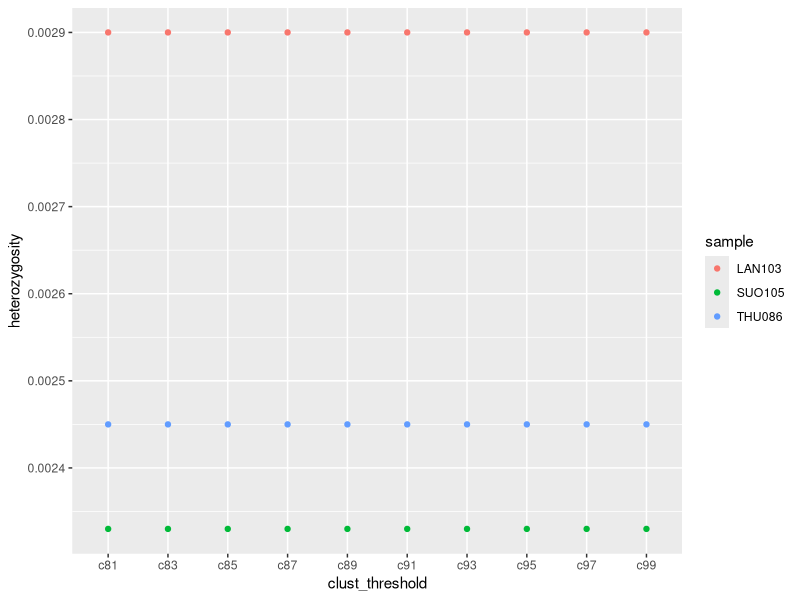
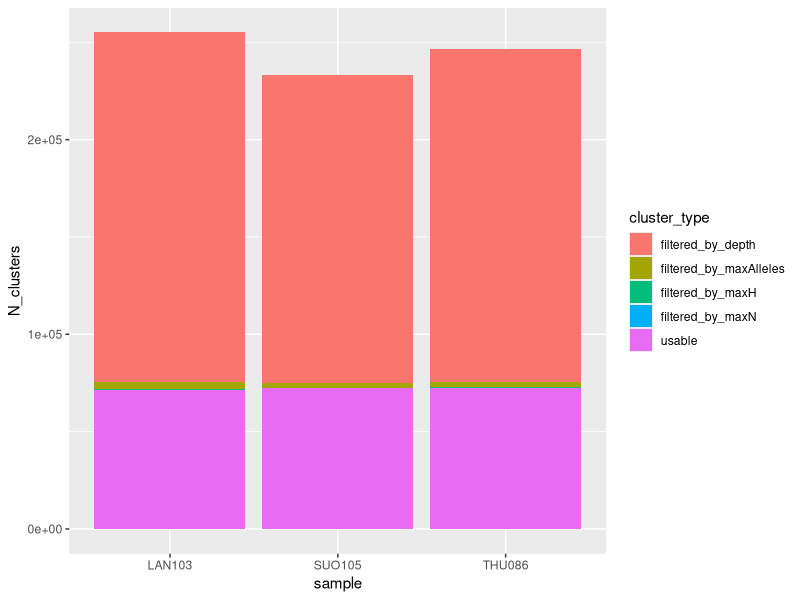
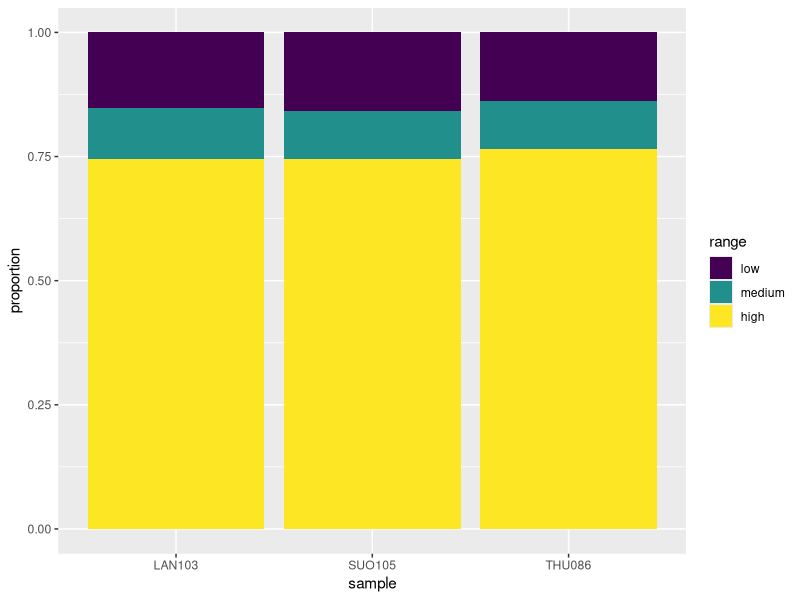

The R script that drew these images, in order:
## ---- chunk 1
knitr::opts_chunk$set(echo = TRUE)
## ---- chunk 2
library(ggplot2)
summary1 <- read.table('summary.txt', header = TRUE)
ggplot(data = summary1, mapping = aes(x = clust_threshold,
                                      y = heterozygosity,
                                      color = sample)) +
  geom_point()
## ---- chunk 3
library(tidyr)
summary2 <- summary1[summary1$clust_threshold == 'c93', ]
summary2$usable <- summary2$clusters_total -
                   summary2$filtered_by_depth -
                   summary2$filtered_by_maxAlleles -
                   summary2$filtered_by_maxH -
                   summary2$filtered_by_maxN
summary2 <- pivot_longer(summary2,
                         cols = c('filtered_by_depth',
                                  'filtered_by_maxAlleles',
                                  'filtered_by_maxH',
                                  'filtered_by_maxN',
                                  'usable'),
                         names_to = 'cluster_type',
                         values_to = 'N_clusters')
ggplot(summary2, aes(x=sample, y=N_clusters, fill=cluster_type)) +
  geom_bar(stat='identity')
## ---- chunk 4
library(plyr)
# mappingQuality.txt contains counts of reads with mapping qualities
# shown in the first column. Columns 2 to 4 are the three samples:
#   MAPQ    THU086  LAN103  SUO105
#   0       1184253 1369975 1591195
#   1       24849   34668   31628
#   2       23262   29559   30127
#   3       28941   37707   38154
#   4       26104   35555   33458
#   ...

mapq <- read.table('mappingQuality.txt', header = TRUE)

# I need a suffix in the column names to pivot the table longer
names(mapq)[2:4] <- paste0(names(mapq)[2:4], "_numReads")

# I add the columns of the proportion of reads with increasing
# mapping qualities. Note, the code does not assume sample names.
mapq[, ncol(mapq) + 1] <- mapq[,2] / sum(mapq[,2])
mapq[, ncol(mapq) + 1] <- mapq[,3] / sum(mapq[,3])
mapq[, ncol(mapq) + 1] <- mapq[,4] / sum(mapq[,4])

# And name the columns conveniently for pivoting:
names(mapq)[5:7] <- sub("numReads", "proportion", names(mapq)[2:4])
tail(mapq)

mapqL <- pivot_longer(mapq, cols = 2:7,
                      names_to = c('sample', '.value'),
                      names_sep = '_')

mapqL$range <- factor('high', levels = c('low', 'medium', 'high'),
                      ordered = TRUE)
mapqL[mapqL$MAPQ < 60, 'range'] <- 'medium'
mapqL[mapqL$MAPQ < 40, 'range'] <- 'low'

mapqShort <- ddply(mapqL, .(range, sample),
                   summarize,
                   proportion = sum(proportion),
                   numReads   = sum(numReads))

ggplot(data = mapqShort,
       mapping = aes(x = sample, y = proportion, fill = range)) +
  geom_bar(stat = 'identity')
## ---- chunk 5
sessionInfo()
